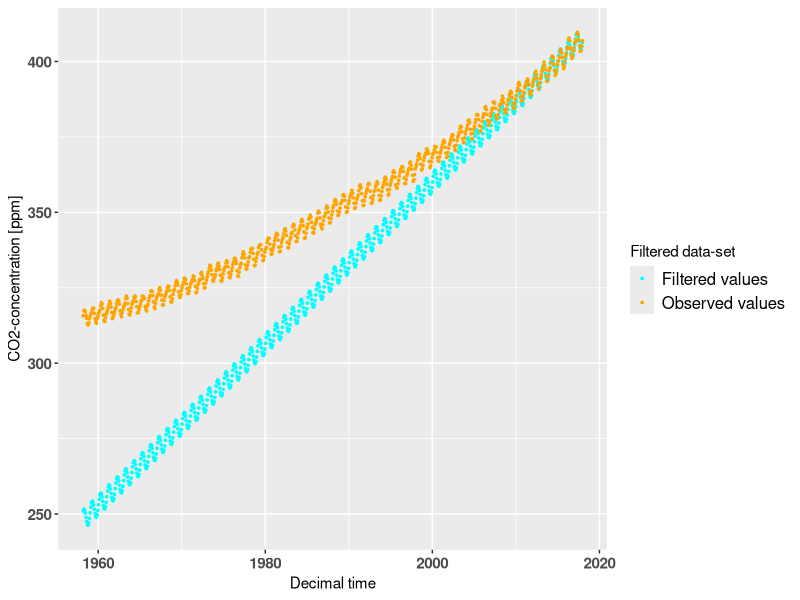

The R source for this figure: (Note: this script raises an error after producing the figure.)
library(tidyverse)


data = read.table("A1_co2.txt",sep=" ",head=TRUE)
N_obs_te = 20
N_obs_tr = nrow(data) - N_obs_te #slice-to index for train-set
train <- data[0:N_obs_tr, ] #collect train dataframe
test <- data[(nrow(data)-19):(nrow(data)), ] #collect test dataframe. stupid non-zero-indexed slicing
p = 12 #period of oscillation. I dont understand if this is a fit-parameter or we are supposed to "guess" it beforehand
omega = 2*pi/p

#time-scale discrete steps j 
t_train = seq(1,length(train$time))
t_test = seq(length(train$time)+1,length(data$time))
t_full = seq(1,length(data$time))

construct_L = function(p){
  #Function handle for constructing L analogous to Madsen eq. (3.86). Need update to include time-term, bad notation in book.
  L = diag(4)*1
  L[1,2] = 0 
  L[2,2] = 1
  L[2,1] = 1
  L[3,3] = cos(2*pi/p)
  L[4,4] = cos(2*pi/p)
  L[4,3] = -sin(2*pi/p)
  L[3,4] = sin(2*pi/p)
  L #implicit returnation
  L #implicit returnation
}

get_fj <- function(j,p){
  Fj = c(1,j,sin(j*2*pi/p),cos(j*2*pi/p))
  Fj
}

#Filter data using local linear trend on the whole test-set 
#Find F718, h718, theta718

get_FNj <- function(lambda,N,p){ #has been checked with maple with N=2
  #Function to generate FN(j)
  seqsum = matrix(0,nrow=4,ncol=4)
  for (j in 0:(N-1)){
    fj = get_fj(j,p)
    seqsum = seqsum + lambda^j*fj%*%t(fj)
  }
  seqsum
}

get_HNj <- function(lambda,Y,p){ #has been checked with maple for Y = co2[717:718]
  seqsum = matrix(0,nrow=4,ncol=1)
  N = length(Y)
  for (j in 0:(N-1)){
    seqsum = seqsum + lambda^j*get_fj(j,p)*Y[N-j]
  }
  seqsum 
}

FN = get_FNj(0.9,718,12)
HN = get_HNj(0.9,train$co2,12)
params_est_N = solve(FN)%*%HN

#Use params for filtering data at end-point

generate_design_matrix <- function(N){
  #generate design-matrix equal to xN in book
  #inputs: N: number of observations
  design_matrix = matrix(0,nrow=N,ncol=4)
  for (j in N:1){
    j_vals = N-j
    design_matrix[j, ] = get_fj(j_vals,12)
  }
  design_matrix
}

xN = generate_design_matrix(length(train$co2))
filter_preds = xN%*%params_est_N
filtered_df = data.frame(train$time,filter_preds,train$co2)
ggplot(data=filtered_df) + 
  geom_point(mapping=aes(x=train$time,y=filter_preds,color="Filtered values"),size=0.6) + 
  geom_point(mapping=aes(x=train$time,y=train$co2,color="Observed values"),size=0.6) + 
  scale_color_manual(name="Filtered data-set", 
                     breaks = c("Filtered values","Observed values"),
                     values=c("Filtered values"="cyan","Observed values"="orange")) + 
  xlab("Decimal time") + 
  ylab("CO2-concentration [ppm]") + 
  theme(legend.text=element_text(size=12)) + 
  theme(axis.text = element_text(face="bold",size=11)) 
  



#Use params for one-step prediction errors. Need transciency steps, using 10 
filtered_preds_onestep = c()
lambda = 0.9
transciency_period = 10
FNj = matrix(0,4,4)
HNj = matrix(0,4,1)
L = construct_L(12)
L_inv = solve(L)
HNj = get_HNj(lambda,train$co2[1:10],10)
FNj = get_FNj(lambda,10,12)
params_est_10 = solve(FNj)%*%HNj #PARAMS10 after transciency 
#Ends at params estimated at 10 
start_idx = transciency_period + 1
#now filter rest of data 
params_est_N = params_est_10
one_step_pred_err = c() 
L = construct_L(12)
L_inv = solve(L)
collective_error = c()
sqrt_factor = c() #for generating PI's
for (j in 1:10){
  collective_error[j] = 0
  sqrt_factor[j] = 0
}

construct_sigma_inv <- function(N,lambda){
  vec = c()
  for (i in 1:N){
    vec = c(vec,lambda^(N-i))
  }
  Sigma = diag(vec)
  Sigma
}
thetas = c()
for (j in 11:(length(train$co2)-1)){#j is current N+1. makes prediction for point j and constructs new FNj and HNj
  #print(c("Generating prediction for point",j))
  ynew = get_fj(1,12)%*%params_est_N #predict Y(j) | Y(N-1)
  filtered_preds_onestep = c(filtered_preds_onestep,ynew) #save prediction
  one_step_pred_err = c(one_step_pred_err, train$co2[j]-ynew) #save error
  err_t = train$co2[1:j]-generate_design_matrix(j)%*%params_est_N
  thetas = c(thetas,params_est_N[1])
  T = 0
  for (t in 0:(j-2)){
    T = T+lambda^t
  }
  last_FN = get_FNj(lambda,j-1,12)
  sqrt_factor = c(sqrt_factor,sqrt(1+t(get_fj(1,12))%*%solve(last_FN)%*%get_fj(1,12)))
  collective_error[j] = t(err_t)%*%construct_sigma_inv(j,lambda)%*%err_t/(T-length(params_est_N))  
  #update params (recursive update when YN+1 available)
  
  FNj = get_FNj(0.9,j-1,12) #FN(j) for point  #remember j = N+1
  HNj = get_HNj(0.9,train$co2[1:j],12) #HN(j)
  params_est_N = solve(FNj)%*%HNj #params(j) ie params N + 1 
  if(params_est_N[2] < 0){
    print(c("Negative value occured in theta :",j+1,params_est_N[2]))
  }
}
#get last point without parameter-update 
print(c("Generating prediction for point: ",length(train$co2)))
ynew = get_fj(1,12)%*%params_est_N
thetas = c(thetas,params_est_N[1])
filtered_preds_onestep = c(filtered_preds_onestep,ynew)
err_t = c(err_t,train$co2[718]-ynew)
#filtered preds_onestep holds predictions for t=11:718

#also need last var
T = 0
for (t in 0:(length(train$co2)-1)){
  T = T+lambda^t
}
sqrt_factor = c(sqrt_factor,sqrt(1+t(get_fj(1,12))%*%solve(get_FNj(0.9,length(train$co2)-1,12))%*%get_fj(1,12)))
collective_error[length(train$co2)] = t(err_t)%*%construct_sigma_inv(length(train$co2),lambda)%*%err_t/(T-length(params_est_N))  
###end last var calculation
train_transcient_time = train$time[11:length(train$time)]
train_transcient_co2 = train$co2[11:length(train$co2)]
stds = sqrt(collective_error)

#make plot one step prediction error
one_step_pred_errtmp = c(rep(NA,10),one_step_pred_err,train$co2[718]-ynew)
one_step_errors = data.frame(train$time,one_step_pred_errtmp,stds)
g17 = ggplot(data=one_step_errors) +
  geom_point(mapping=aes(x=train$time,y=one_step_pred_errtmp,color="Errors"),size=0.9) + 
  scale_color_manual(name="One-step errors", 
                     breaks = c("Errors"),
                     values=c("Errors"="red")) + 
  xlab("Decimal time") + 
  ylab("Error") + 
  theme(legend.text=element_text(size=12)) + 
  theme(axis.text = element_text(face="bold",size=11)) + 
  ylim(-5,3)

g18 = ggplot(data=one_step_errors) +
  geom_point(mapping=aes(x=train$time,y=stds,color="Std"),size=0.9) + 
  scale_color_manual(name="One-step errors", 
                     breaks = c("Std"),
                     values=c("Std"="red")) + 
  xlab("Decimal time") + 
  ylab("Standard deviation") + 
  theme(legend.text=element_text(size=12)) + 
  theme(axis.text = element_text(face="bold",size=11)) + 
  ylim(1,2)

grid.arrange(g17,g18)

#get PI's 
df_v = (10-length(params_est_N)):(length(train$co2)-1-length(params_est_N))
t_vec = qt(0.975,df_v) #0.975 = 95% CI 
stds = stds[11:length(stds)]
sqrt_factor = sqrt_factor[11:length(sqrt_factor)]
lower_pi = filtered_preds_onestep - t_vec*stds*sqrt_factor
higher_pi = filtered_preds_onestep + t_vec*stds*sqrt_factor

#plot one-step predictions and training-data
filtered_stepwise_df = data.frame(train_transcient_time,filtered_preds_onestep,train_transcient_co2,stds,lower_pi,higher_pi)
g1 = ggplot(data=filtered_stepwise_df) + 
  geom_point(mapping=aes(x=train_transcient_time,y=filtered_preds_onestep,color="One step filtered values"),size=0.6) + 
  geom_point(mapping=aes(x=train_transcient_time,y=train_transcient_co2,color="Observed values"),size=0.6) + 
  geom_line(mapping=aes(x=train_transcient_time,y=higher_pi,color="95% PI")) + 
  geom_line(mapping=aes(x=train_transcient_time,y=lower_pi)) + 
  scale_color_manual(name="Filtered data-set", 
                     breaks = c("One step filtered values","Observed values","95% PI"),
                     values=c("One step filtered values"="cyan","Observed values"="orange","95% PI"="black")) + 
  xlab("Decimal time") + 
  ylab("CO2-concentration [ppm]") + 
  theme(legend.text=element_text(size=12)) + 
  theme(axis.text = element_text(face="bold",size=11)) + 
  ylim(310,417)

show(g1)

#plot local estimate of std
g2 = ggplot(data=filtered_stepwise_df) + 
  geom_point(mapping=aes(x=train_transcient_time,y=stds),size=0.6) + 
  ylim(1,2.1)

require(gridExtra)
grid.arrange(g1,g2,nrow=2)

#generate predictions in test-data
test_preds = c()
last_FN = get_FNj(0.9,718,12)
FN_inv = solve(last_FN)
test_sqrt_factor = c()
#Not assuming more data-points arrive
for (j in 1:20){
  thetas = c(thetas,params_est_N[1])
  test_preds = c(test_preds,get_fj(j,12)%*%params_est_N)
  test_sqrt_factor = c(test_sqrt_factor,sqrt(1+t(get_fj(j,12))%*%FN_inv%*%get_fj(j,12)))
}
t_test = qt(0.975,718-4)
test_lower_pi = test_preds - t_test*stds[718-10]*test_sqrt_factor
test_higher_pi = test_preds + t_test*stds[718-10]*test_sqrt_factor

test_vals_tab = c(test$co2[1],test$co2[2],test$co2[6],test$co2[12],test$co2[20])
pred_vals_tab = c(test_preds[1],test_preds[2],test_preds[6],test_preds[12],test_preds[20])

test_table = cbind(test_vals_tab,pred_vals_tab,test_vals_tab-pred_vals_tab)

test_df = data.frame(test$time,test_preds,test_lower_pi,test_higher_pi,test$co2)
filtered_stepwise_df = subset(filtered_stepwise_df,train_transcient_time >= 2010,select=c(train_transcient_time,filtered_preds_onestep,train_transcient_co2,stds,lower_pi,higher_pi))
g3 = ggplot() + 
  geom_point(data=test_df,mapping=aes(x=test$time,y=test_preds,color="Forecast"),size=2) + 
  geom_line(data=test_df,mapping=aes(x=test$time,y=test_lower_pi,color="95% PI")) + 
  geom_line(data=test_df,mapping=aes(x=test$time,y=test_higher_pi,color="95% PI")) + 
  geom_point(data=test_df,mapping=aes(x=test$time,y=test$co2,color="Observed test"),size=2) + 
  geom_point(data=filtered_stepwise_df, mapping=aes(x=train_transcient_time,y=filtered_preds_onestep,color="Train fit"),size=1.5) + 
  geom_point(data=filtered_stepwise_df,mapping=aes(x=train_transcient_time,y=train_transcient_co2,color="Observed train"),size=1.5) + 
  geom_line(data=filtered_stepwise_df,mapping=aes(x=train_transcient_time,y=higher_pi,color="95% PI")) + 
  geom_line(data=filtered_stepwise_df,mapping=aes(x=train_transcient_time,y=lower_pi)) + 
  scale_color_manual(name="Forecast data-set", 
                     breaks = c("Forecast","95% PI","Observed test", "Train fit", "Observed train"),
                     values=c("Forecast"="cyan","Observed test"="orange","95% PI"="black","Observed train"="red","Train fit"="purple")) + 
  xlab("Decimal time") + 
  ylab("CO2-concentration [ppm]") + 
  theme(legend.text=element_text(size=12)) + 
  theme(axis.text = element_text(face="bold",size=11)) + 
  ylim(380,416)

show(g3)
# 
# #assuming future points may be used (they arrive before next month)
# test_preds = c()
# FN = get_FNj(0.9,718,12)
# test_sqrt_factor = c()
# one_step_pred_err = c()
# collective_error = c()
# sqrt_factor = c()
# for (j in 1:20){
#   ynew = get_fj(1,12)%*%params_est_N
#   test_preds = c(test_preds,ynew)
#   one_step_pred_err = c(one_step_pred_err, test$co2[j]-ynew) #save error
#   err_t = data$co2[1:(718+j)]-generate_design_matrix(718+j)%*%params_est_N
#   T = 0
#   for (t in 0:(718+j-2)){
#     T = T+lambda^t
#   }
#   last_FN = get_FNj(lambda,(718+j-1),12)
#   sqrt_factor = c(sqrt_factor,sqrt(1+t(get_fj(1,12))%*%solve(last_FN)%*%get_fj(1,12)))
#   collective_error[j] = t(err_t)%*%construct_sigma_inv(718+j,lambda)%*%err_t/(T-length(params_est_N))  
#   #update params (recursive update when YN+1 available)
#   
#   #FNj = FNj + lambda^(j-1)*get_fj(j,12)%*%t(get_fj(j,12))
#   #HNj = lambda*L_inv%*%HNj + get_fj(0,12)*train$co2[j+1]
#   FNj = get_FNj(0.9,718+j,12) #FN(j) for point  #remember j = N+1
#   HNj = get_HNj(0.9,data$co2[1:(718+j)],12) #HN(j)
#   #FNj = FNj + lambda^(j-1) + get_fj((j-1),12)%*%t(get_fj((j-1),12)) #FN(j)
#   #HNj = lambda*L_inv%*%HNj + get_fj(0,12)*train$co2[j] #HN(j)
#   params_est_N = solve(FNj)%*%HNj #params(j) ie params N + 1 
# }
# 
# 
# df_v = (718-length(params_est_N)):(length(data$co2)-1-length(params_est_N))
# t_vec = qt(0.975,df_v) #0.975 = 95% CI 
# stds = sqrt(collective_error)
# lower_pi = test_preds - t_vec*stds*sqrt_factor
# higher_pi = test_preds + t_vec*stds*sqrt_factor
# 
# test_df_arrival = data.frame(test$time,test_preds,test_lower_pi,test_higher_pi,test$co2)
# g4 = ggplot() + 
#   geom_point(data=test_df_arrival,mapping=aes(x=test$time,y=test_preds,color="Forecast"),size=2) + 
#   geom_line(data=test_df_arrival,mapping=aes(x=test$time,y=test_lower_pi,color="95% PI")) + 
#   geom_line(data=test_df_arrival,mapping=aes(x=test$time,y=test_higher_pi,color="95% PI")) + 
#   geom_point(data=test_df_arrival,mapping=aes(x=test$time,y=test$co2,color="Observed test"),size=2) + 
#   geom_point(data=filtered_stepwise_df, mapping=aes(x=train_transcient_time,y=filtered_preds_onestep,color="Train fit"),size=0.6) + 
#   geom_point(data=filtered_stepwise_df,mapping=aes(x=train_transcient_time,y=train_transcient_co2,color="Observed train"),size=0.6) + 
#   geom_line(data=filtered_stepwise_df,mapping=aes(x=train_transcient_time,y=higher_pi,color="95% PI")) + 
#   geom_line(data=filtered_stepwise_df,mapping=aes(x=train_transcient_time,y=lower_pi)) + 
#   scale_color_manual(name="Forecast data-set", 
#                      breaks = c("Forecast","95% PI","Observed test", "Train fit", "Observed train"),
#                      values=c("Forecast"="cyan","Observed test"="orange","95% PI"="black","Observed train"="red","Train fit"="purple")) + 
#   xlab("Decimal time") + 
#   ylab("CO2-concentration [ppm]") + 
#   theme(legend.text=element_text(size=12)) + 
#   theme(axis.text = element_text(face="bold",size=11)) + 
#   ylim(380,416)
# show(g4)
# 
# 
# #plot three year subset
# filtered_stepwise_df = subset(filtered_stepwise_df,train_transcient_time >= 1980 | train_transcient_time < 1983,select=c(train_transcient_time,filtered_preds_onestep,train_transcient_co2))
# ggplot(data=filtered_stepwise_df) + 
#   geom_point(mapping=aes(x=train_transcient_time,y=filtered_preds_onestep,color="One step filtered values"),size=0.6) + 
#   geom_point(mapping=aes(x=train_transcient_time,y=train_transcient_co2,color="Observed values"),size=0.6) + 
#   scale_color_manual(name="Filtered data-set", 
#                      breaks = c("One step filtered values","Observed values"),
#                      values=c("One step filtered values"="cyan","Observed values"="orange")) + 
#   xlab("Decimal time") + 
#   ylab("CO2-concentration [ppm]") + 
#   theme(legend.text=element_text(size=12)) + 
#   theme(axis.text = element_text(face="bold",size=11)) + 
#   ylim(300,400)
# 
# 
# 

#plot mean values at all time-steps 
thetas = c(rep(NA,10),thetas)
meandf = data.frame(data$time,data$co2,thetas)
ggplot(data=meandf) +
  geom_point(mapping=aes(x=data$time,y=data$co2,color="Observed"),size=1.5) + 
  geom_line(mapping=aes(x=data$time,y=thetas,color="Estimated mean"),size=1.5) + 
  scale_color_manual(name="Means", 
                     breaks = c("Observed", "Estimated mean"),
                     values=c("Observed"="red","Estimated mean"="cyan")) + 
  xlab("Decimal time") + 
  ylab("CO2-concentration [ppm]") + 
  theme(legend.text=element_text(size=12)) + 
  theme(axis.text = element_text(face="bold",size=11)) + 
  ylim(300,416)
